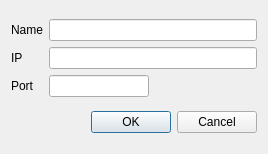
<?xml version="1.0" encoding="UTF-8"?>
<ui version="4.0">
 <class>AddDriverDlg</class>
 <widget class="QDialog" name="AddDriverDlg">
  <property name="geometry">
   <rect>
    <x>0</x>
    <y>0</y>
    <width>268</width>
    <height>154</height>
   </rect>
  </property>
  <property name="windowTitle">
   <string>Dialog</string>
  </property>
  <layout class="QVBoxLayout" name="verticalLayout">
   <item>
    <layout class="QGridLayout" name="gridLayout">
     <item row="0" column="1">
      <widget class="QLineEdit" name="leName"/>
     </item>
     <item row="0" column="0">
      <widget class="QLabel" name="lbNameTitle">
       <property name="text">
        <string>Name</string>
       </property>
      </widget>
     </item>
     <item row="1" column="0">
      <widget class="QLabel" name="lbIpTitle">
       <property name="text">
        <string>IP</string>
       </property>
      </widget>
     </item>
     <item row="2" column="0">
      <widget class="QLabel" name="lbPortTiltle">
       <property name="text">
        <string>Port</string>
       </property>
      </widget>
     </item>
     <item row="1" column="1">
      <widget class="QLineEdit" name="leIp"/>
     </item>
     <item row="2" column="1">
      <widget class="QLineEdit" name="lePort">
       <property name="maximumSize">
        <size>
         <width>100</width>
         <height>16777215</height>
        </size>
       </property>
      </widget>
     </item>
    </layout>
   </item>
   <item>
    <widget class="QDialogButtonBox" name="buttonBox">
     <property name="orientation">
      <enum>Qt::Horizontal</enum>
     </property>
     <property name="standardButtons">
      <set>QDialogButtonBox::Cancel|QDialogButtonBox::Ok</set>
     </property>
    </widget>
   </item>
  </layout>
 </widget>
 <resources/>
 <connections>
  <connection>
   <sender>buttonBox</sender>
   <signal>accepted()</signal>
   <receiver>AddDriverDlg</receiver>
   <slot>accept()</slot>
   <hints>
    <hint type="sourcelabel">
     <x>248</x>
     <y>254</y>
    </hint>
    <hint type="destinationlabel">
     <x>157</x>
     <y>274</y>
    </hint>
   </hints>
  </connection>
  <connection>
   <sender>buttonBox</sender>
   <signal>rejected()</signal>
   <receiver>AddDriverDlg</receiver>
   <slot>reject()</slot>
   <hints>
    <hint type="sourcelabel">
     <x>316</x>
     <y>260</y>
    </hint>
    <hint type="destinationlabel">
     <x>286</x>
     <y>274</y>
    </hint>
   </hints>
  </connection>
 </connections>
</ui>
